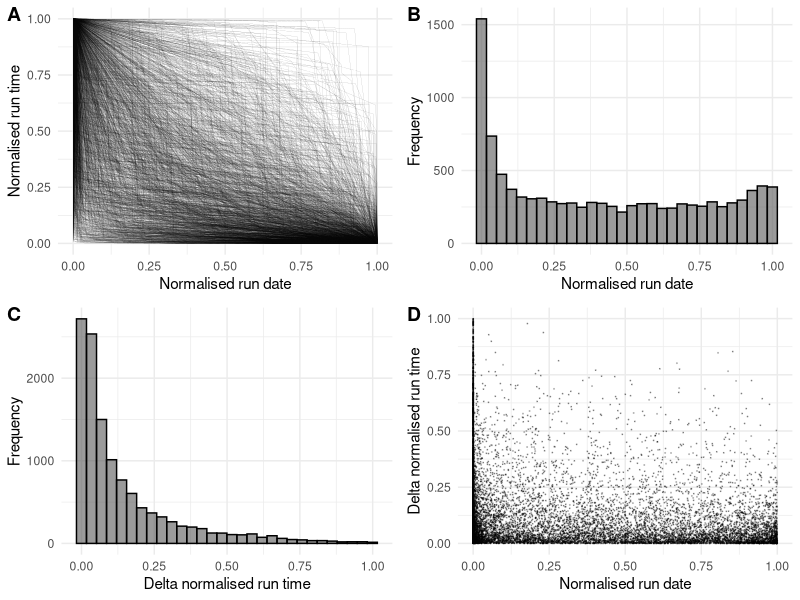

R code for this plot: (Note: this script raises an error after producing the figure.)
## ---- chunk 1
knitr::opts_chunk$set(echo = TRUE)
require(ggplot2)
require(dplyr)
require(cowplot)
require(igraph)
## ---- chunk 2
data <- read.csv('clean_world_record_data.csv', row.names = 1)
## ---- chunk 3
plot_1a <- ggplot(data, aes(x = normalised_run_date, y = normalised_run_time)) + geom_line(aes(group = record_compound_id), size = 0.02)  + theme_minimal() + xlab('Normalised run date') + ylab('Normalised run time') + geom_smooth(method = 'loess', formula = y ~ x)
## ---- chunk 4
plot_1b <- ggplot(data %>% filter(!normalised_run_date %in% c(0,1), delta_normalised_run_time != 0), aes(x = normalised_run_date)) + geom_histogram(color = 'black', alpha = 0.6)  + theme_minimal()  + ylab('Frequency') + xlab('Normalised run date')
## ---- chunk 5
plot_1c <- ggplot(data %>% filter(delta_normalised_run_time != 0), aes(x = delta_normalised_run_time)) + geom_histogram(color = 'black', alpha = 0.6)  + theme_minimal()  + ylab('Frequency') + xlab('Delta normalised run time')
## ---- chunk 6
plot_1d <- ggplot(data %>% filter(delta_normalised_run_time != 0), aes(x = normalised_run_date, y = delta_normalised_run_time)) + geom_point(size = 0.02, alpha = 0.3) + geom_smooth(method = 'loess', formula = y ~ x) + theme_minimal() + xlab('Normalised run date') + ylab('Delta normalised run time') 
## ---- chunk 7
plot_grid(plot_1a, plot_1b, plot_1c, plot_1d, labels = "AUTO")
## ---- chunk 8
# Define function to build network
convert_raw_data_to_network <- function(data_to_process){
  
  # Extract names of player and record
  gamer_id <- unique(data_to_process[,2])
  record_id <- unique(data_to_process[,1])
  
  # create matrix of zeros
  incidence_mat <- matrix(0, nrow = length(gamer_id), ncol = length(record_id))
  rownames(incidence_mat) <- gamer_id
  colnames(incidence_mat) <- record_id
  
  # fill incidence matrix
  for (i in 1:nrow(data_to_process)) {
    
    incidence_mat[data_to_process[i,2],data_to_process[i,1]] <-  incidence_mat[data_to_process[i,2],data_to_process[i,1]] + 1
    
  }
  
  return(incidence_mat)
  
}

# Build bipartite network from raw data
network_record_level <- data %>% 
  select(record_compound_id, run_player_id) %>%
  convert_raw_data_to_network(.) %>%
  graph_from_incidence_matrix(.)

# Calculate node descriptors
degree_values <- degree(network_record_level)
names_gamer_and_game <- names(degree_values)
type_node <- as.numeric(V(network_record_level)$type)
betweenness_centrality_values <- betweenness(network_record_level)

network_clean_data <- as.data.frame(cbind(names_gamer_and_game, type_node, unname(degree_values), unname(betweenness_centrality_values)))
colnames(network_clean_data) <- c('name_id', 'node_type', 'degree', 'betweenness_centrality')

player_network_clean_data <- network_clean_data %>% filter(node_type == 0)
#player_degree_table <- table(player_network_clean_data$degree)
#player_degree_plot <- plot(player_degree_table/sum(player_degree_table), xlab = 'Degree', ylab = 'Frequency', main = 'Player Degree Distribution')
player_degree_plot <- ggplot(data = player_network_clean_data, aes(x =  as.numeric(degree))) + geom_histogram(color = 'black', alpha = 0.6) + theme_minimal() +
  xlab('Degree') + ylab('Frequency') +  ggtitle('Player Degree Distribution') + theme(aspect.ratio = 1)

game_network_clean_data <- network_clean_data %>% filter(node_type == 1)
#game_degree_table <- table(game_network_clean_data$degree)
#game_degree_plot <- plot(game_degree_table/sum(table(game_network_clean_data$degree)), xlab = 'Degree', ylab = 'Frequency', main = 'Record Degree Distribution')
game_degree_plot <- ggplot(data = game_network_clean_data, aes(x =  as.numeric(degree))) + geom_histogram(color = 'black', alpha = 0.6) + theme_minimal() + xlab('Degree') + ylab('Frequency') + ggtitle('Player Degree Distribution')  + theme(aspect.ratio = 1)

plot_grid(player_degree_plot, game_degree_plot)

## ---- chunk 9
player_network_full_data <- left_join(data, player_network_clean_data %>% rename(run_player_id = name_id))
player_degree_influence_plot <- ggplot(data = player_network_full_data %>% filter(delta_normalised_run_time != 0), aes(x = as.numeric(degree), y = as.numeric(delta_normalised_run_time))) + geom_point(size = 0.02, alpha = 0.3)  + theme_minimal() + xlab('Degree') + ylab('Delta normalised run time') + geom_smooth(method = 'loess') + theme(aspect.ratio = 1)
#ggplot(data = player_network_full_data, aes(x = as.numeric(betweenness_centrality), y = as.numeric(delta_normalised_run_time))) + geom_point() + theme(aspect.ratio = 1) + theme_minimal() + xlab('Degree') + ylab('Delta normalised run time') + geom_smooth(method = 'lm')
player_degree_timing_plot <- ggplot(data = player_network_full_data %>% filter(delta_normalised_run_time != 0), aes(x = as.numeric(degree), y = as.numeric(normalised_run_date))) + geom_point(size = 0.02, alpha = 0.3) + theme_minimal() + xlab('Degree') + ylab('Normalised run date') + geom_smooth(method = 'loess') + theme(aspect.ratio = 1)

plot_grid(player_degree_influence_plot, player_degree_timing_plot)
## ---- chunk 10

# # Build bipartite network from raw data
# network_record_level <- data %>% 
#   select(game_id_string, run_player_id) %>%
#   convert_raw_data_to_network(.) %>%
#   graph_from_incidence_matrix(.)
# 
# # Calculate node descriptors
# degree_values <- degree(network_record_level)
# names_gamer_and_game <- names(degree_values)
# type_node <- as.numeric(V(network_record_level)$type)
# betweenness_centrality_values <- betweenness(network_record_level)
# 
# network_clean_data <- as.data.frame(cbind(names_gamer_and_game, type_node, unname(degree_values), unname(betweenness_centrality_values)))
# colnames(network_clean_data) <- c('name_id', 'node_type', 'degree', 'betweenness_centrality')
# 
# player_network_clean_data <- network_clean_data %>% filter(node_type == 0)
# player_degree_table <- table(player_network_clean_data$degree)
# player_degree_plot <- plot(player_degree_table/sum(player_degree_table))
# 
# game_network_clean_data <- network_clean_data %>% filter(node_type == 1)
# game_degree_table <- table(game_network_clean_data$degree)
# game_degree_plot <- plot(game_degree_table/sum(table(game_network_clean_data$degree)))
# 
# plot_grid(player_degree_plot, game_degree_plot, labels = 'AUTO')
